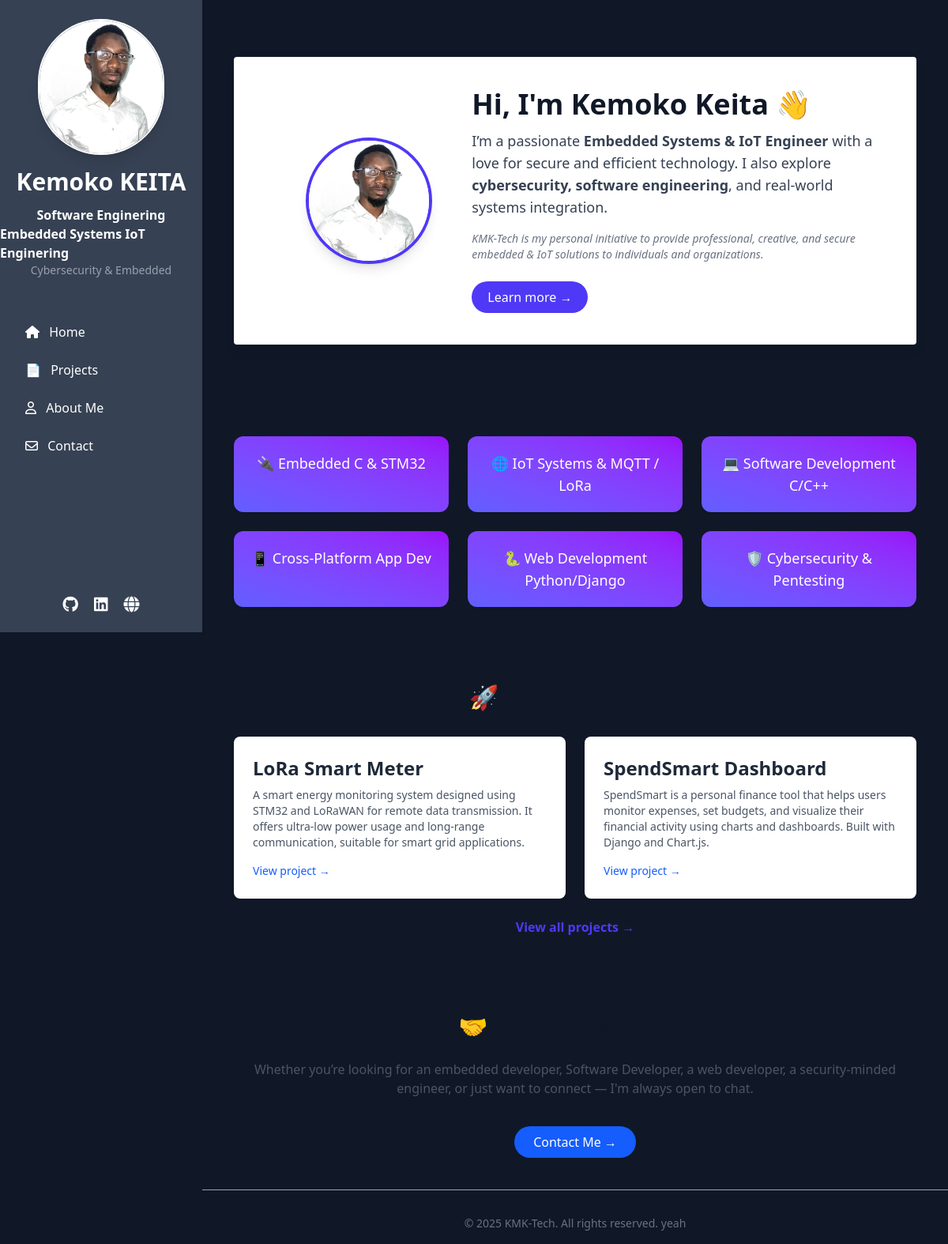
The page / on the database its author committed.
### projects/models.py (models this page shows, shortened)
class Project(models.Model):
    title = models.CharField(max_length=150)
    slug = models.SlugField(unique=True, blank=True)
    subtitle = models.CharField(max_length=255, blank=True)
    category = models.ForeignKey(ProjectCategory, on_delete=models.SET_NULL, null=True, blank=True)
    summary = models.TextField()
    objective = models.TextField(blank=True)
    context = models.TextField(blank=True)
    description = models.TextField(blank=True)
    tasks = models.TextField(blank=True)
    technologies = TaggableManager(blank=True)
    image = models.ImageField(upload_to='projects/', blank=True, null=True)
    link = models.URLField(blank=True)
    created_at = models.DateField(auto_now_add=True)

### core/views.py (the view)
# urls.py: 2. Add a URL to urlpatterns:  path('', views.home, name='home')
def home(request):
    template_name = 'home/home.html'
    latest_projects = Project.objects.order_by('-created_at')[:2]
    context = {
        'latest_projects' : latest_projects
    }
    return render(request, template_name, context)

### core/templates/home/home.html
{% extends 'base.html' %}
{% load static %}
{% block content %}
    <div class="w-full max-w-6xl mx-auto mt-12 px-4">
    <section class="flex flex-col lg:flex-row items-center bg-white dark:bg-gray-800 rounded shadow-lg p-6 lg:p-10 mb-12">
        <div class="w-full lg:w-1/3 mb-6 lg:mb-0 flex justify-center">
        <img src="{% static 'images/profile/kk.jpg' %}" alt="Kemoko Keita" class="w-40 h-40 rounded-full shadow-lg border-4 border-indigo-600" />
        </div>
        <div class="w-full lg:w-2/3 text-center lg:text-left">
        <h1 class="text-4xl font-extrabold text-gray-900 dark:text-white">Hi, I'm Kemoko Keita 👋</h1>
        <p class="mt-3 text-gray-700 dark:text-gray-300 text-lg">
            I’m a passionate <strong>Embedded Systems & IoT Engineer</strong> with a love for secure and efficient technology.
            I also explore <strong>cybersecurity, software engineering</strong>, and real-world systems integration.
        </p>
        <p class="mt-4 text-sm text-gray-500 dark:text-gray-400 italic">
            KMK-Tech is my personal initiative to provide professional, creative, and secure embedded & IoT solutions to individuals and organizations.
        </p>
        <a href="{% url 'about' %}" class="mt-6 inline-block bg-indigo-600 text-white px-5 py-2 rounded-full hover:bg-indigo-700 transition">
            Learn more →
        </a>
        </div>
    </section>
    <section>
        <h2 class="text-3xl font-bold text-center text-gray-900 dark:text-white mb-8">What I Do</h2>
        <div class="grid grid-cols-1 sm:grid-cols-2 md:grid-cols-3 gap-6">
        <div class="bg-gradient-to-tr from-indigo-500 to-purple-600 text-white p-5 rounded-xl shadow hover:scale-105 transform transition text-center text-lg font-medium">
            🔌 Embedded C & STM32
        </div>
        <div class="bg-gradient-to-tr from-indigo-500 to-purple-600 text-white p-5 rounded-xl shadow hover:scale-105 transform transition text-center text-lg font-medium">
            🌐 IoT Systems & MQTT / LoRa
        </div>
        <div class="bg-gradient-to-tr from-indigo-500 to-purple-600 text-white p-5 rounded-xl shadow hover:scale-105 transform transition text-center text-lg font-medium">
            💻 Software Development C/C++
        </div>
        <div class="bg-gradient-to-tr from-indigo-500 to-purple-600 text-white p-5 rounded-xl shadow hover:scale-105 transform transition text-center text-lg font-medium">
            📱 Cross-Platform App Dev
        </div>
        <div class="bg-gradient-to-tr from-indigo-500 to-purple-600 text-white p-5 rounded-xl shadow hover:scale-105 transform transition text-center text-lg font-medium">
            🐍 Web Development Python/Django
        </div>
        <div class="bg-gradient-to-tr from-indigo-500 to-purple-600 text-white p-5 rounded-xl shadow hover:scale-105 transform transition text-center text-lg font-medium">
            🛡️ Cybersecurity & Pentesting
        </div>
        </div>
    </section>
    <section class="mt-24">
        <h2 class="text-3xl font-bold text-center text-gray-900 dark:text-white mb-8">🚀 Latest Projects</h2>
        <div class="grid grid-cols-1 md:grid-cols-2 gap-6">
        {% for project in latest_projects|slice:":2" %}
            <div class="bg-white dark:bg-gray-800 p-6 rounded-lg shadow hover:shadow-lg transition">
            <h3 class="text-2xl font-semibold text-gray-800 dark:text-white">{{ project.title }}</h3>
            <p class="text-sm text-gray-600 dark:text-gray-300 mt-2">{{ project.summary }}</p>
            <a href="{% url 'project_show' slug=project.slug %}" class="text-blue-600 hover:underline text-sm mt-4 inline-block">
                View project →
            </a>
            </div>
        {% empty %}
            <p class="text-gray-500 text-center">No projects added yet.</p>
        {% endfor %}
        </div>
        <div class="text-center mt-6">
        <a href="{% url 'projects' %}" class="text-indigo-600 hover:underline font-semibold">
            View all projects →
        </a>
        </div>
    </section>
    <section class="mt-24 text-center">
        <h2 class="text-3xl font-semibold text-gray-900 dark:text-white">🤝 Let's Collaborate</h2>
        <p class="mt-2 text-gray-600 dark:text-gray-300 p-4">
            Whether you’re looking for an embedded developer, Software Developer, a web developer, a security-minded engineer, or just want to connect — I'm always open to chat.
        </p>
        <a href="{% url 'contact' %}" class="mt-5 inline-block bg-blue-600 text-white px-6 py-2 rounded-full hover:bg-blue-700 transition shadow">
        Contact Me →
        </a>
    </section>
    </div>
{% endblock %}

### rows shown on the page
Project: title "LoRa Smart Meter", summary "A smart energy monitoring system designed using STM32 and LoRaWAN for remote data transmission. It offers ultra-low power usage and long-range communication, suitable for smart grid applications."
Project: title "SpendSmart Dashboard", summary "SpendSmart is a personal finance tool that helps users monitor expenses, set budgets, and visualize their financial activity using charts and dashboards. Built with Django and Chart.js."
